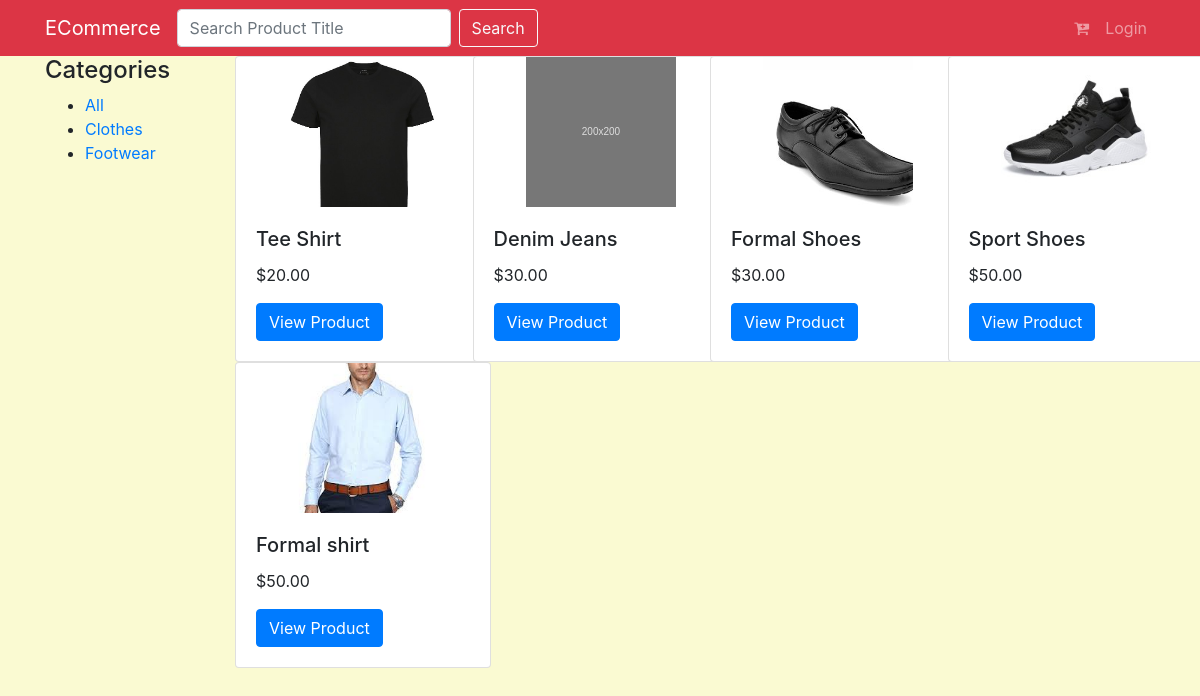
Screenshot of /products/ with the database file from the repository.
### products/models.py (models this page shows, shortened)
class Category(models.Model):
    name = models.CharField(max_length=150, db_index=True)
    slug = models.SlugField(max_length=150, unique=True ,db_index=True)
    created_at = models.DateTimeField(auto_now_add=True)
    updated_at = models.DateTimeField(auto_now=True)

class ProductImage(models.Model):
    product=models.ForeignKey(Product,related_name='images',on_delete=models.CASCADE)
    image=models.ImageField(upload_to='products/images',null=True,blank=True)
    featured=models.BooleanField(default=False)
    thumbnail=models.BooleanField(default=False)
    updated_date=models.DateTimeField(auto_now=True)
    active=models.BooleanField(default=True)

class Product(models.Model):
    category = models.ForeignKey(Category, related_name='products', on_delete=models.CASCADE)
    title=models.CharField(max_length=120,null=False,blank=False)
    description=models.TextField()
    price=models.DecimalField(decimal_places=2,max_digits=100)
    sale_price=models.DecimalField(decimal_places=2,max_digits=100,null=True,blank=True)
    slug=models.SlugField(unique=True)
    create_date=models.DateTimeField(auto_now_add=True,auto_now=False)
    updated_date=models.DateTimeField(auto_now_add=False,auto_now=True,null=True,blank=True)
    active=models.BooleanField(default=True)
    class Meta:
        unique_together=('title','slug')

### products/views.py (the view)
# urls.py: path('',product_list,name='productlist'),
def product_list(request):
    categories = Category.objects.all()
    products=Product.objects.all()
    context={'categories':categories,'products':products}
    return render(request,'products/product_list.html',context)

### products/templates/products/product_list.html
{% extends "base.html" %}
{% load staticfiles %}
{% block content %}
<div class="container">
  <div class="row">
    <div class="col-sm-2 col-sm-offset-1 blog-sidebar">
      <h4>Categories</h4>
      <ul>
        <li><a href="{% url 'products:productlist' %}">All</a></li>
        {% for c in categories %}
          <li><a href="{% url 'products:products' slug=c.slug %}">{{ c.name }}</a></li>
        {% endfor %}
      </ul>
    </div>
    <div class="col-sm-10">
    <div class="row">
    {% for p in products %}
      <div class="col-sm-3">
        <div class="card" style="width: 16rem;">
        {% if p.images.all %}
          {% for item in p.images.all %}
          {% if item.featured %}
          <div style="
          width:150px;
          height:150px;
          background: url({{item.image.url}});
          background-repeat:none;
          background-size: cover;
          margin: 0 auto;">
          </div>
          {% endif %}
          {% endfor %}
        {% else %}
        <div style="
        width:150px;
        height:150px;
        background: url({% static 'images/download.svg' %});
        background-repeat:none;
        background-size: cover;
        margin: 0 auto;">
        </div>
        {% endif %}
            <div class="card-body">
              <h5 class="card-title">{{p.title}}</h5>
                <p class="card-text">${{p.price}}</p>
                <a href="{% url 'products:single_product' pk=p.pk %}" class="btn btn-primary">View Product</a>
            </div>
        </div>
      </div>
      {% endfor %}
      </div>
      </div>
  </div>
</div>
{% endblock %}

### templates/base.html (shortened to what this page needs)
<!DOCTYPE html>
{% load staticfiles %}
<html lang="en" dir="ltr">
  <head>
  </head>
  <link rel="stylesheet" href={% static 'css/bootstrap.min.css' %}>
  <link rel="stylesheet" href="https://stackpath.bootstrapcdn.com/font-awesome/4.7.0/css/font-awesome.min.css">
  <body style='background-color: lightgoldenrodyellow;'>
  <nav class="navbar navbar-expand-lg navbar-dark bg-danger">
  <div class="container">
  <a class="navbar-brand" href="{% url 'products:productlist' %}">ECommerce</a>
  <div class="collapse navbar-collapse" id="navbarSupportedContent">
    <ul class="navbar-nav mr-auto">
      <form class="form-inline my-2 my-lg-0" action={% url 'products:search' %}>
        <input class="form-control mr-sm-2" type="search" name='search' placeholder="Search Product Title" aria-label="Search">
        <button class="btn btn-outline-light my-2 my-sm-0" type="submit">Search</button>
    </ul>
    <ul class="navbar-nav ml-auto">
      <li class="nav-item-active">
        <a class="nav-link" href="{% url 'carts:view_cart' %} "><span class='fa fa-cart-plus'></span></a>
      </li>
      {% if request.user.is_authenticated %}
      <li class='nav-item'>
        <a class='nav-link' href="#">Account</a>
      </li>
      <li class='nav-item'>
          <a class='nav-link' href="{% url 'accounts:logout' %}">Logout</a>
      </li>
      {% else %}
      <li class="nav-item-active">
        <a class="nav-link" href="{% url 'accounts:login' %} ">Login</a>
      </li>
      {% endif %}
    </ul>
  </div>
</nav>
  {% block content %}
  {% endblock %}
</body>
</html>

### rows the page displays
Category: name "Clothes"
Category: name "Footwear"
Product: title "Tee Shirt", price "20.00"
ProductImage: image (picture)
Product: title "Denim Jeans", price "30.00"
Product: title "Formal Shoes", price "30.00"
ProductImage: image (picture)
Product: title "Sport Shoes", price "50.00"
ProductImage: image (picture)
Product: title "Formal shirt", price "50.00"
ProductImage: image (picture)
